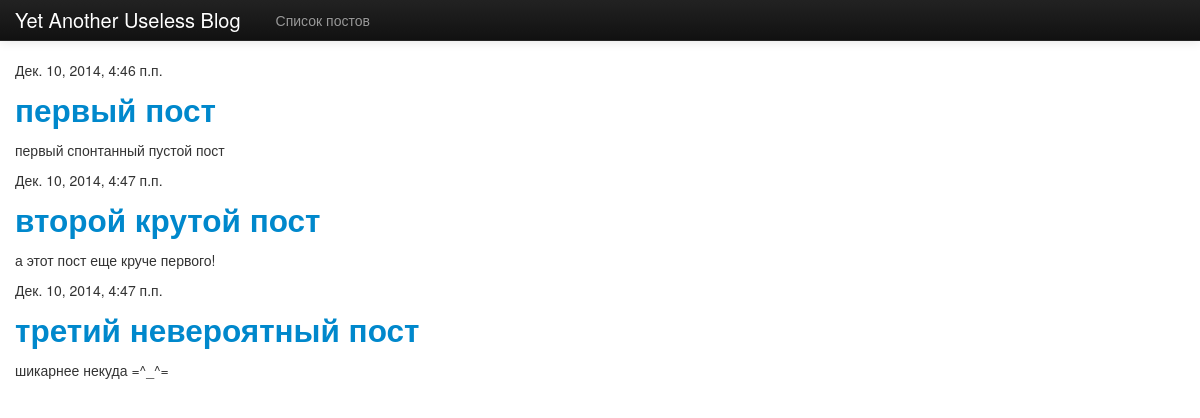
Screenshot of /blog/ with the database file from the repository.
### blog/models.py (models this page shows, shortened)
class Post(models.Model):
    title = models.CharField(max_length=255)  # заголовок поста
    datetime = models.DateTimeField(u'Дата публикации')  # дата публикации
    content = models.TextField(max_length=10000)  # текст поста
    def get_absolute_url(self):
        return "/blog/%i/" % self.id

### blog/views.py (the view)
class PostsListView(ListView): # представление в виде списка
    model = Post                   # модель для представления

### blog/templates/blog/post_list.html
{% extends 'blog/base.html' %}
{% block content %}
{% for post in object_list %}
<p>{{ post.datetime }}</p>
<h2><a href="{{ post.get_absolute_url }}">{{ post.title }}</a></h2>
<p>{{ post.content }}</p>
{% empty %}
<p>Нет постов</p>
{% endfor %}
{% endblock %}

### blog/templates/blog/base.html (shortened to what this page needs)
<!DOCTYPE html>
<html lang="ru">
<head>
    <link href="{{STATIC_URL}}bootstrap/css/bootstrap.css" rel="stylesheet">
    <link href="{{STATIC_URL}}bootstrap/css/bootstrap-responsive.css" rel="stylesheet">
</head>
<body>
<div class="navbar navbar-inverse navbar-fixed-top">
    <div class="navbar-inner">
        <div class="container">
            <div class="brand">Yet Another Useless Blog</div>
            <ul class="nav">
                <li><a href="{% url 'list' %}" class="">Список постов</a></li>
            </ul>
        </div>
    </div>
</div>
<div class="container">
    {% block content %}Empty page{% endblock %}
</div>
</body>
</html>

### blog/templates/blog/base.html (style rules this page uses)
body { padding-top: 60px; }

### rows the page displays
Post: datetime "Дек. 10, 2014, 4:46 п.п.", title "первый пост", content "первый спонтанный пустой пост"
Post: datetime "Дек. 10, 2014, 4:47 п.п.", title "второй крутой пост", content "а этот пост еще круче первого!"
Post: datetime "Дек. 10, 2014, 4:47 п.п.", title "третий невероятный пост", content "шикарнее некуда =^_^="
